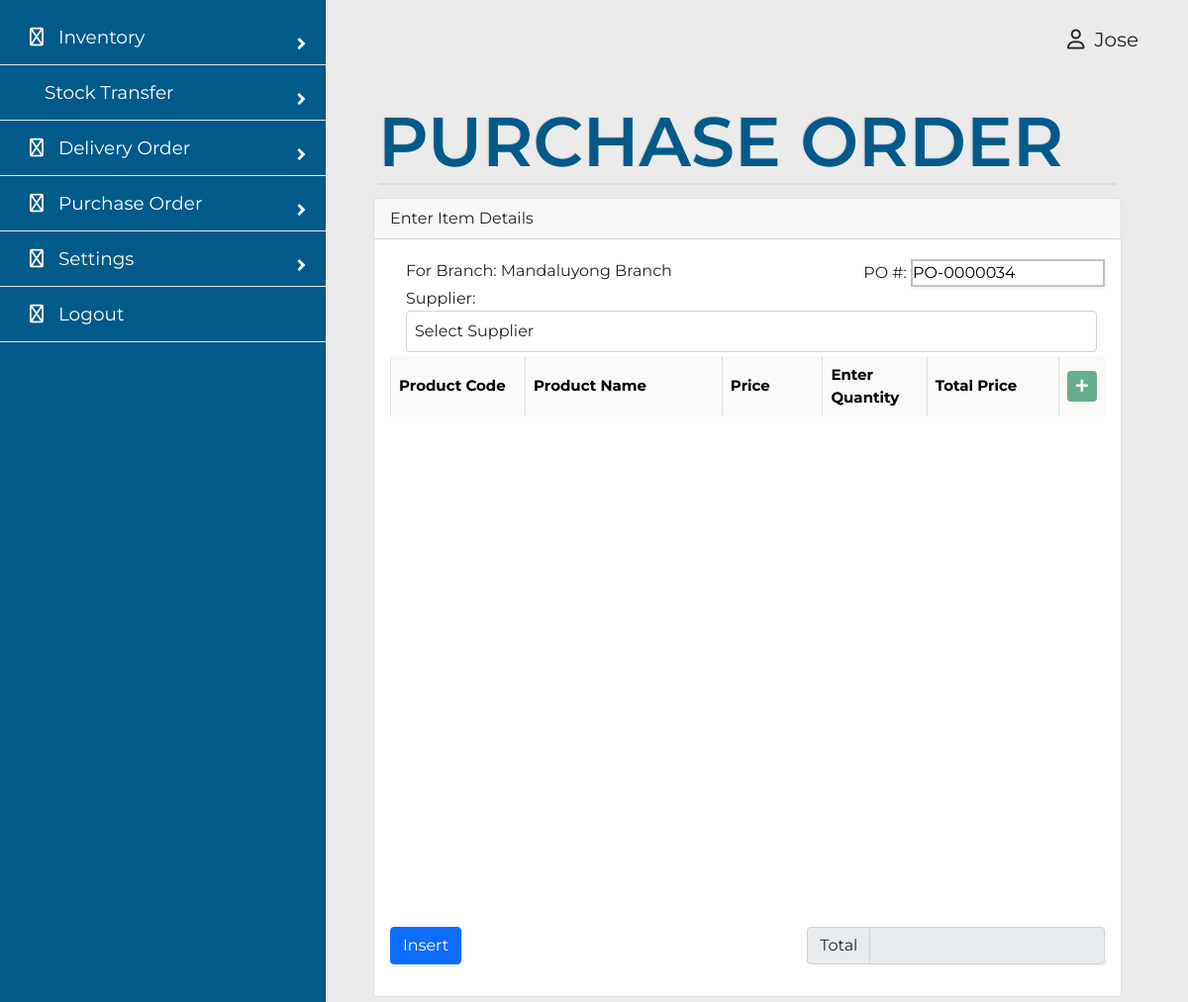
The page /stockmanager/purchaseorder.php (signed in) on the database its author committed.
### tables this page shows
CREATE TABLE `tblusers` (
  `id` varchar(20) NOT NULL,
  `firstname` varchar(100) NOT NULL,
  `lastname` varchar(100) NOT NULL,
  `email` varchar(100) NOT NULL,
  `password` varchar(100) NOT NULL,
  `permission` int(1) NOT NULL,
  `branchid` varchar(10) NOT NULL,
  `active` tinyint(1) NOT NULL
);

CREATE TABLE `tblpurchaseorder` (
  `id` varchar(20) NOT NULL,
  `branchid` varchar(20) NOT NULL,
  `supplierid` varchar(20) NOT NULL,
  `total` decimal(20,2) DEFAULT NULL,
  `userid` varchar(20) NOT NULL,
  `date` date NOT NULL DEFAULT current_timestamp(),
  `active` tinyint(1) NOT NULL
);

CREATE TABLE `tblbranch` (
  `id` varchar(10) NOT NULL,
  `name` varchar(59) NOT NULL,
  `branchaddress` varchar(59) NOT NULL,
  `contactnumber` varchar(12) NOT NULL,
  `audit` varchar(4) NOT NULL,
  `active` tinyint(1) NOT NULL
);

### actions/getdata.php (called while the page is built, shortened)
<?php
function getFirstName(string $uid) {
	$db = new DbConnect;
	$conn = $db->connect();
	$stmt = $conn->prepare("SELECT tblusers.firstname AS firstname FROM tblusers WHERE id = :uid");
	$stmt->execute([
		':uid' => $uid
	]);
	$users = $stmt->fetchAll(PDO::FETCH_ASSOC);
	foreach ($users as $user) {
		$firstname = $user['firstname'];
	}
	return $firstname;
}
function getId(string $uid) {
	$db = new DbConnect;
	$conn = $db->connect();
	$stmt = $conn->prepare("SELECT tblusers.id AS userid FROM tblusers WHERE id = :uid");
	$stmt->execute([
		':uid' => $uid
	]);
	$users = $stmt->fetchAll(PDO::FETCH_ASSOC);
	foreach ($users as $user) {
		$id = $user['userid'];
	}
	return $id;
}
function getBranch(string $uid) {
	$db = new DbConnect;
	$conn = $db->connect();
	$stmt = $conn->prepare("SELECT tblusers.branchid AS branchid FROM tblusers WHERE id = :uid");
	$stmt->execute([
		':uid' => $uid
	]);
	$users = $stmt->fetchAll(PDO::FETCH_ASSOC);
	foreach ($users as $user) {
		$id = $user['branchid'];
	}
	return $id;
}
function displayBranch(string $uid) {
	$db = new DbConnect;
	$conn = $db->connect();
	$branchid = getBranch($uid);
	$stmt = $conn->prepare("SELECT tblbranch.name AS branchname FROM tblbranch WHERE id = :id");
	$stmt->execute([
		':id' => $branchid
	]);
	$branches = $stmt->fetchAll(PDO::FETCH_ASSOC);
	foreach ($branches as $branch) {
		$name = $branch['branchname'];
	}
	return $name;
}
 ?>

### actions/adddata.php (called while the page is built, shortened)
<?php
	function createId(string $tblName) {
		switch ($tblName) {
			case 'tblpurchaseorder':
				$index = "PO-";
				break;
		}
		$db = new DbConnect;
		$conn = $db->connect();
		$stmt = $conn->prepare("SELECT * FROM ".$tblName." ORDER BY id DESC LIMIT 1");
		$stmt->execute();
		$items = $stmt->fetchAll(PDO::FETCH_ASSOC);
		foreach ($items as $item) {
			 $lastid = $item['id'];
		}
		if (empty($items)) {
			$number = $index . "0000001";
		} else {
			$idd = str_replace($index,"",$lastid);
			$id = str_pad($idd + 1, 7, 0, STR_PAD_LEFT);
			$number = $index . $id;
		}
		return $number;
	}
 ?>

### stockmanager/purchaseorder.php (the view, shortened to what this page needs)
<?php
include '../actions/getdata.php';
include '../actions/adddata.php';
$id = $_SESSION['uid'];
$branchid = getBranch($id);
function displayUser() {
  $output = '';
  if (isset($_SESSION['uid'])) {
    $id = $_SESSION['uid'];
    $userid = getId($id);
    $firstname = getFirstname($id);
    $output  .= '<p id="user" data-id="'.$userid.'">'.$firstname.'</p>';
  }
  return $output;
}
?>
<!DOCTYPE html>
<html>
	<head>
		<link rel="stylesheet" href="../admin/assets/style.css">
		<link rel="stylesheet" href="https://pro.fontawesome.com/releases/v6.0.0-beta3/css/all.css" type="text/css">
		<link href="https://cdn.jsdelivr.net/npm/bootstrap@5.0.2/dist/css/bootstrap.min.css" rel="stylesheet">
		<link rel="stylesheet" href="https://cdn.jsdelivr.net/npm/bootstrap-select@1.14.0-beta2/dist/css/bootstrap-select.min.css">
		<link rel="stylesheet" href="https://pro.fontawesome.com/releases/v5.10.0/css/all.css"/>
	</head>
	<body>
    <div class="side-bar">
      <div class="menu">
        <div class="item">
         <a class="sub-btn"><i class="fa-regular fa-warehouse"></i>Inventory<i class="fas fa-angle-right dropdown"></i></a>
        </div>
        <div class="item">
         <a class="sub-btn"><i class="fa-regular fa-box-circle-check"></i>Stock Transfer<i class="fas fa-angle-right dropdown"></i></a>
        </div>
        <div class="item">
         <a class="sub-btn"><i class="fa-regular fa-truck"></i>Delivery Order<i class="fas fa-angle-right dropdown"></i></a>
        </div>
        <div class="item">
         <a class="sub-btn"><i class="fa-regular fa-file-invoice"></i>Purchase Order<i class="fas fa-angle-right dropdown"></i></a>
        </div>
        <div class="item">
         <a class="sub-btn"><i class="fa-regular fa-gears"></i>Settings<i class="fas fa-angle-right dropdown"></i></a>
        </div>
        <div class="item"><a href="login.php"><i class="fa-regular fa-arrow-right-from-bracket"></i>Logout</a></div>
      </div>
    </div>
<div class="usericon"><?php echo displayUser(); ?> <i class="fa-regular fa-user"></i></div>
    <div class="main">
		<div class="container">
	  	<div class="table-title">
	    	<h3>PURCHASE ORDER</h3>
	    </div>
			<div class="card">
				<div class="card-header">Enter Item Details</div>
				<div class="card-body">
					<form method="post" id="insert_form">
						<div class="table-repsonsive">
							<table class="table table-bordered" id="item_table" style="max-height: 150px; overflow-y: scroll !important;">
							<div class="float-end">
								<label for="po_number">PO #:</label>
								<input type="text" name="po_number" class="input-field" value="<?php echo createId('tblpurchaseorder'); ?>" readonly>
							</div>
							<div class="container m-1">
								<label for="branch_id" id="labeler">For Branch: <?php echo displayBranch($id); ?></label>
							</div>
							<div class="container m-1">
								<label for="supplier_id">Supplier:</label>
                                <select name="supplier_id" class="p-2 col col-sm-2 form-control selectpicker supplier_id" id="supplier_id"><option value="">Select Supplier</option><?php echo fill_unit_select_box_supplier($connect); ?></select>
							</div>
								<thead style=" display: block; ">
								<tr>
									<th width="20%">Product Code</th>
									<th width="30%">Product Name</th>
									<th width="15%">Price</th>
									<th width="15%">Enter Quantity</th>
									<th width="30%">Total Price</th>
									<th><button type="button" name="add" class="btn btn-success btn-sm add"><i class="fas fa-plus"></i></button></th>
								</tr>
								</thead>
								<tbody id="add-row" style="display: block; height: 500px;overflow-y: auto;overflow-x: hidden;">
							</tbody>
							</table>
							<div class="col-sm-7" style="float: left">
								<input type="submit" name="submit" id="submit_button" class="btn btn-primary" value="Insert" />
							</div>
							</div>
							<div class="col-sm-5" style="float: right">
									<div class="input-group mb-3">
									  <span class="input-group-text" id="basic-addon3">Total</span>
									  <input type="text" name="total" id="total" class="form-control total" readonly/>
									</div>
								</div>
						</div>
				</div>
			</div>
		</div>
	</body>
</html>

### admin/assets/style.css (style rules this page uses)
* { margin: 0; padding: 0; box-sizing: border-box; font-family: "Montserrat", sans-serif; }
body { overflow-x: hidden; min-height: 100vh; background: url(images/bg.png)no-repeat; background-size: cover; background-position: center; }
span { font-size: 20px; }
input { border: 2px solid #C2C2C2; box-shadow: 1px 1px 4px #EBEBEB; }
.usericon { text-align: right; font-size: 20px; margin: 25px 50px; display: flex; align-items: baseline; justify-content: end; flex-direction: row-reverse; gap: 10px; }
.side-bar { background: #015a8a; width: 330px; height: 100%; position: fixed; top: 0; left: 0; transition: 0.6s ease; transition-property: left; overflow-y: auto; border-style: none solid none none;; border-width: 1px; border-color: #e3e2e2; }
.side-bar .menu { width: 100%; margin-top: 10px; }
.side-bar .menu .item { position: relative; cursor: pointer; }
.side-bar .menu .item a { color: #ffffff; font-size: 18.5px; text-decoration: none; display: block; padding: 5px 30px; line-height: 45px; border-bottom-style: solid; border-width: 1px; border-color: #e3e2e2; }
.side-bar .menu .item i { margin-right: 15px; }
.side-bar .menu .item a .dropdown { position: absolute; right: 0; margin: 20px; transition: 0.3s ease; }
@media (min-width: 1200px) { .container { width: 950px; margin-top: 100px; } }
@media (min-width: 1200px) { .main { overflow-x: auto; margin-left: 360px; margin-right: 50px; margin-top: -105px; padding: 5px; } }
@media (min-width: 1200px) { div.table-title { display: block; margin: auto; width: 100%; padding: 5px; width: 100%; margin-top: 7%; } }
@media (min-width: 1200px) { .table-title h3 { font-size: 70px; font-weight: 600; font-style: normal; font-family: "Montserrat", sans-serif; border-bottom: 2px solid #ddd; text-shadow: -1px -1px 1px rgba(0, 0, 0, 0.1); text-transform: uppercase; color: #015a8a; } }
@media (min-width: 1200px) { th { color: #000000; border-bottom: 4px solid #000000; border-right: 1px solid #000000; font-size: 15px; padding: 15px; background-color: #f9f9f8; text-align: left; text-shadow: 0 1px 1px rgba(0, 0, 0, 0.1); vertical-align: middle; } }
@media (min-width: 1200px) { th:first-child { border-top-left-radius: 3px; } }
@media (min-width: 1200px) { th:last-child { border-top-right-radius: 3px; border-right: none; } }
@media (min-width: 1200px) { tr { border-top: 1px solid #000000; border-bottom: 1px solid #000000; background: #f9f9f8; color: #3e3d43; font-size: 36px; font-weight: normal; text-shadow: 0 1px 1px rgba(256, 256, 256, 0.1); } }
@media (min-width: 1200px) { tr:first-child { border-top: none; } }
@media (min-width: 1200px) { tr:last-child { border-bottom: none; } }
@media (min-width: 1200px) { .form-control.total { text-align: right; } }

### rows shown on the page
tblusers: firstname "Jose"
tblpurchaseorder: po_number "PO-0000034"
tblbranch: name "Mandaluyong Branch"
